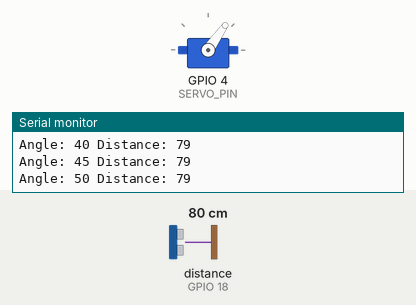
Recording of a program running on a simulated ESP32. On the bench: servo, the last lines printed to the serial monitor. Wiring (inferred from the names in the program): ultrasonic range finder: trigger GPIO 5; echo GPIO 18. The test bench sets the inputs (shaded band); at power-on: distance to the obstacle (sensor on GPIO 18) 80 cm. The echo pulse lasts 58.3 µs per cm.

Above: at 1.2 s.
1.3 s: distance to the obstacle (sensor on GPIO 18) set to 2 cm
At 1.51 s:
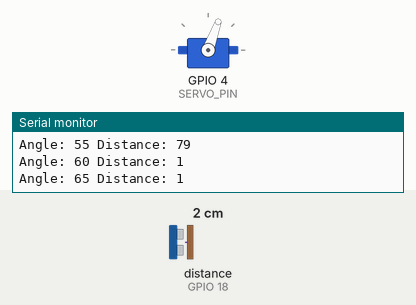
4.3 s: distance to the obstacle (sensor on GPIO 18) set to 250 cm
At 4.34 s:
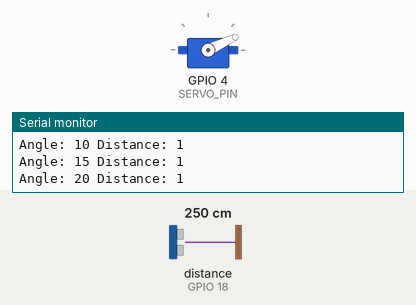
7.3 s: distance to the obstacle (sensor on GPIO 18) set to 299 cm
At 7.33 s:
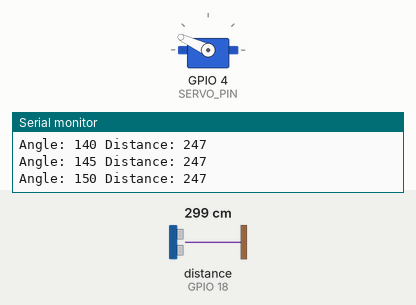
Timing chart, 0 to 16.3 s (numbered marks = the images above; inputs shaded):
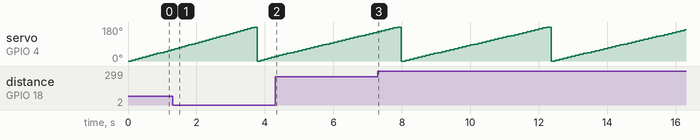

The program:

main.cpp
```cpp
#include <Arduino.h>
#include <ESP32Servo.h>

#define TRIG 5
#define ECHO 18
#define SERVO_PIN 4

Servo radar;

void setup() {
  Serial.begin(115200);
  pinMode(TRIG, OUTPUT);
  pinMode(ECHO, INPUT);

  radar.attach(SERVO_PIN);
}

long getDistance() {
  digitalWrite(TRIG, LOW); delayMicroseconds(2);
  digitalWrite(TRIG, HIGH); delayMicroseconds(10);
  digitalWrite(TRIG, LOW);

  long duration = pulseIn(ECHO, HIGH, 30000);
  long distance = duration * 0.034 / 2;
  return distance;
}

void loop() {
  for (int a = 0; a <= 180; a += 5) {
    radar.write(a);
    delay(100);
    Serial.print("Angle: ");
    Serial.print(a);
    Serial.print(" Distance: ");
    Serial.println(getDistance());
  }
}
```

Measured:
- by itself, servo on GPIO 4 (SERVO_PIN): ramps from 0° to 180° and jumps back, once every 4.4 s
